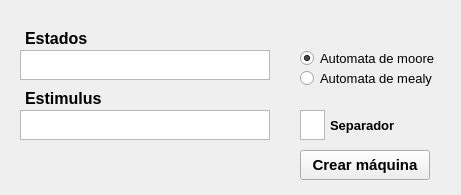
<?xml version="1.0" encoding="UTF-8"?>
<ui version="4.0">
 <class>Form</class>
 <widget class="QWidget" name="Form">
  <property name="geometry">
   <rect>
    <x>0</x>
    <y>0</y>
    <width>461</width>
    <height>195</height>
   </rect>
  </property>
  <property name="windowTitle">
   <string>Form</string>
  </property>
  <widget class="QRadioButton" name="mooreButton">
   <property name="geometry">
    <rect>
     <x>300</x>
     <y>50</y>
     <width>151</width>
     <height>17</height>
    </rect>
   </property>
   <property name="font">
    <font>
     <pointsize>10</pointsize>
    </font>
   </property>
   <property name="text">
    <string>Automata de moore</string>
   </property>
   <property name="checked">
    <bool>true</bool>
   </property>
  </widget>
  <widget class="QRadioButton" name="mealyButton">
   <property name="geometry">
    <rect>
     <x>300</x>
     <y>70</y>
     <width>141</width>
     <height>17</height>
    </rect>
   </property>
   <property name="font">
    <font>
     <pointsize>10</pointsize>
    </font>
   </property>
   <property name="text">
    <string>Automata de mealy</string>
   </property>
  </widget>
  <widget class="QPushButton" name="createButton">
   <property name="geometry">
    <rect>
     <x>300</x>
     <y>150</y>
     <width>130</width>
     <height>30</height>
    </rect>
   </property>
   <property name="font">
    <font>
     <pointsize>11</pointsize>
     <weight>75</weight>
     <bold>true</bold>
    </font>
   </property>
   <property name="text">
    <string>Crear máquina</string>
   </property>
  </widget>
  <widget class="QPlainTextEdit" name="statesInput">
   <property name="geometry">
    <rect>
     <x>20</x>
     <y>50</y>
     <width>250</width>
     <height>30</height>
    </rect>
   </property>
   <property name="font">
    <font>
     <pointsize>10</pointsize>
    </font>
   </property>
  </widget>
  <widget class="QPlainTextEdit" name="stimulusInput">
   <property name="geometry">
    <rect>
     <x>20</x>
     <y>110</y>
     <width>250</width>
     <height>30</height>
    </rect>
   </property>
   <property name="font">
    <font>
     <pointsize>10</pointsize>
    </font>
   </property>
  </widget>
  <widget class="QLabel" name="statesLabel">
   <property name="geometry">
    <rect>
     <x>25</x>
     <y>30</y>
     <width>241</width>
     <height>16</height>
    </rect>
   </property>
   <property name="font">
    <font>
     <pointsize>12</pointsize>
     <weight>75</weight>
     <bold>true</bold>
    </font>
   </property>
   <property name="text">
    <string>Estados</string>
   </property>
  </widget>
  <widget class="QLabel" name="stimulusStates">
   <property name="geometry">
    <rect>
     <x>25</x>
     <y>90</y>
     <width>241</width>
     <height>16</height>
    </rect>
   </property>
   <property name="font">
    <font>
     <pointsize>12</pointsize>
     <weight>75</weight>
     <bold>true</bold>
    </font>
   </property>
   <property name="text">
    <string>Estimulus</string>
   </property>
  </widget>
  <widget class="QPlainTextEdit" name="separatorInput">
   <property name="geometry">
    <rect>
     <x>300</x>
     <y>110</y>
     <width>25</width>
     <height>30</height>
    </rect>
   </property>
   <property name="font">
    <font>
     <pointsize>10</pointsize>
    </font>
   </property>
  </widget>
  <widget class="QLabel" name="separatorLabel">
   <property name="geometry">
    <rect>
     <x>330</x>
     <y>117</y>
     <width>80</width>
     <height>16</height>
    </rect>
   </property>
   <property name="font">
    <font>
     <pointsize>10</pointsize>
     <weight>75</weight>
     <bold>true</bold>
    </font>
   </property>
   <property name="text">
    <string>Separador</string>
   </property>
  </widget>
 </widget>
 <resources/>
 <connections/>
</ui>
